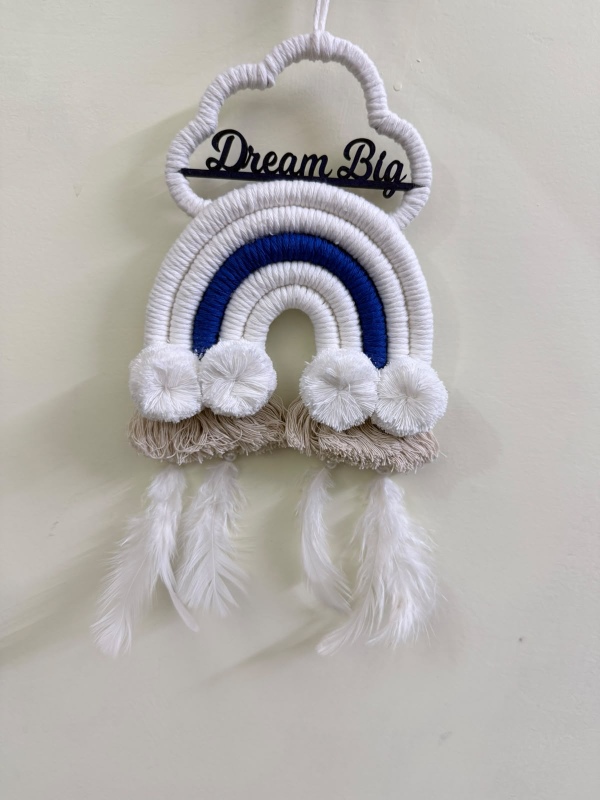
#> input picture chapter_07_Basics_AI_Agents/Instagram-Photo-Creator/Input/Test.JPG, 1200 x 1600 px (shown at 1/2 size)
$ python -i imaging.py   (imports and definitions only)
#> lines starting #> are read from the running program, lines starting #| are printed output that depends on the picture
#> further down, picture is the input picture: PIL image 1200x1600 RGB; mean R, G, B 179.9, 176.9, 174.3
"""Pillow/numpy primitives shared by the composer tools. No I/O side effects beyond loads."""
from __future__ import annotations

import hashlib
from pathlib import Path

import numpy as np
from PIL import Image, ImageFilter


# [6 lines left out: function sha256_file, not called in this run]


def load_rgb(path: str | Path) -> Image.Image:
    return Image.open(path).convert("RGB")


# [77 lines left out: functions ensure_rgb, fit_cover, screen, vignette, grain, soft_shadow and 1 more, not called in this run]


def decontaminate_edges(img: Image.Image, sigma: float | None = None) -> Image.Image:
    """Replace colour in the semi-transparent fringe with nearby solid product colour.

    A soft alpha matte keeps the ORIGINAL backdrop's colour in its feathered edge. Composited
    onto a very different set (a pale product on deep velvet) that reads as a bright halo.
    Only the fringe (alpha < 220) is touched; solid product pixels are byte-identical.
    """
    from scipy.ndimage import gaussian_filter

    arr = np.asarray(img.convert("RGBA"), np.float32)
    rgb, alpha = arr[..., :3], arr[..., 3]
#> alpha: shape (1600, 1200) float32; every value is 255
    s = float(sigma or max(2.0, min(img.size) * 0.006))
#> s = 7.2

    core = (alpha > 220).astype(np.float32)
#> core: shape (1600, 1200) float32; every value is 1
    den = gaussian_filter(core, s)
    has_core = den > 1e-3
#> has_core: shape (1600, 1200) bool; every value is 1

    avg = np.empty_like(rgb)
    for i in range(3):
        num = gaussian_filter(rgb[..., i] * core, s)
        avg[..., i] = np.where(has_core, num / np.maximum(den, 1e-6), rgb[..., i])
#> this loop made 3 passes
#> pass 1, in decontaminate_edges, `num = gaussian_filter(rgb[..., i] * core, s)`:
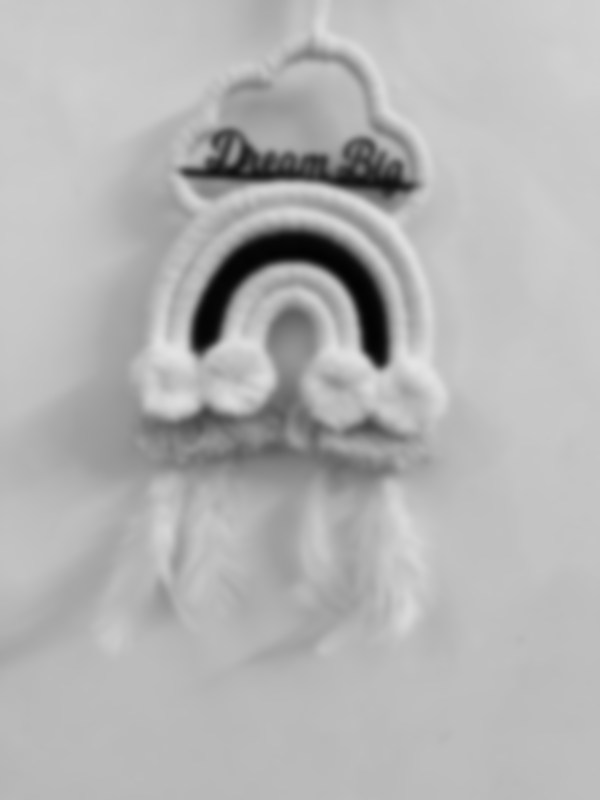
#> num: shape (1600, 1200) float32 (shown at 1/2 size); min 3.1, max 228.6, mean 179.9
#> pass 3, in decontaminate_edges, `num = gaussian_filter(rgb[..., i] * core, s)`:
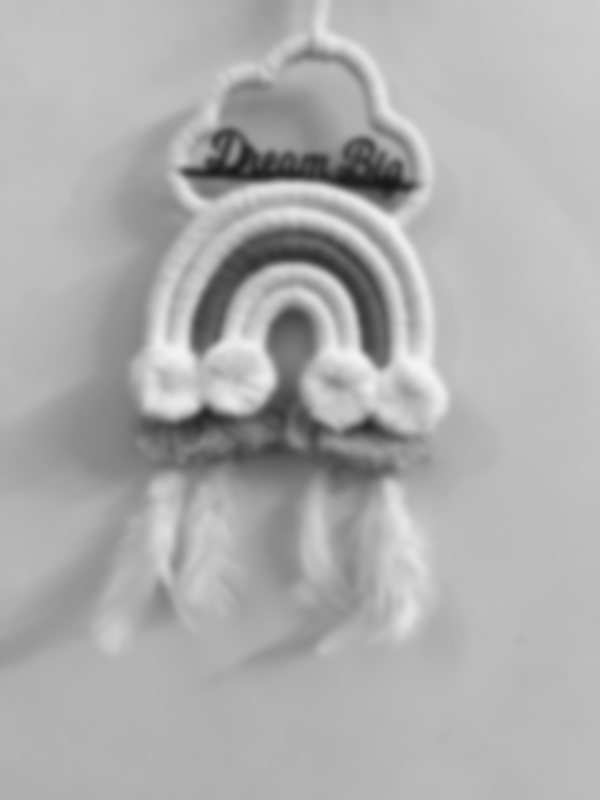
#> num: shape (1600, 1200) float32 (shown at 1/2 size); min 23.24, max 244, mean 174.3
#> after the loop:
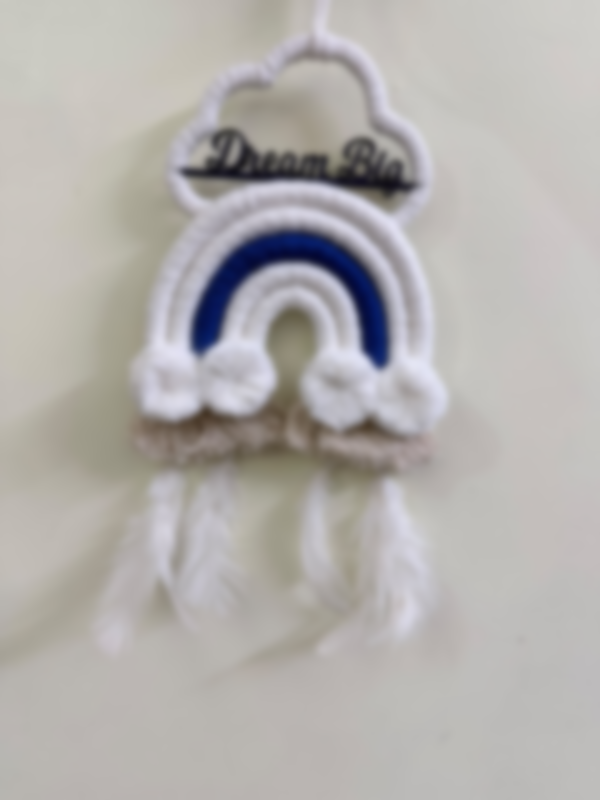
#> avg: shape (1600, 1200, 3) float32 (shown at 1/2 size); mean R, G, B 180.6, 178.3, 176.2

    weight = np.clip(1.0 - alpha / 220.0, 0.0, 1.0)[..., None]
#> weight: shape (1600, 1200, 1) float32; every value is 0
    out_rgb = rgb * (1.0 - weight) + avg * weight
    out = np.concatenate([out_rgb, alpha[..., None]], axis=-1)
    return Image.fromarray(np.clip(out, 0, 255).astype(np.uint8), "RGBA")


# [6 lines left out: function trim_alpha, not called in this run]

>>> from PIL import Image
>>> picture = Image.open('../../Input/Test.JPG')
>>> result = decontaminate_edges(picture)
